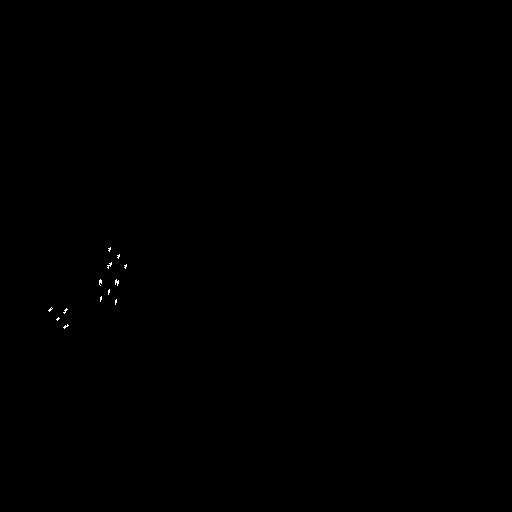
#> input picture XDU1_mask.png, 512 x 512 px
$ python -i dense_objects_detection.py   (imports and definitions only)
#> lines starting #> are read from the running program, lines starting #| are printed output that depends on the picture; after the words box and inside, x2 and y2 are one past the last pixel; in counts of white or black regions, pixels touching at a corner belong together
#> further down, picture is the input picture: shape (512, 512, 3); 0.05% white in thin lines or dots, all inside (x1, y1, x2, y2) = (48, 247, 127, 329)
import xml.etree.cElementTree as ET
import os
import os.path as osp
import copy
from typing import List, Tuple
import cv2
import numpy as np
import matplotlib.pyplot as plt
from skimage import io, color, filters, measure
from scipy.ndimage import gaussian_laplace


# [79 lines left out: functions extract_target_bbox, dense_objects_detection, not called in this run]


def blob_detection(roi_image: np.ndarray,
                   method: str = 'DOG',
                   show: bool = True) -> List[Tuple[int, int, int, int]]:
    """
    blob_detection 斑点检测算法，即从给定的目标区域检测出所有物体（称为斑点）的相对坐标（相对于原始图像来讲）,显示图像

    Args:
        roi_image (np.ndarray): 目标区域
        method (str, optional): 斑点检测算法,只支持两种算法，即'DOG'和'LOG'. Defaults to 'DOG'.
        show (str) : 是否可视化提取目标的图像. Defaults to False.

    Raises:
        ValueError: 只支持两种算法，即'DOG'和'LOG', 输入其他方法字符串，则抛出异常

    Returns:
        List[Tuple[int, int, int, int]]: 目标区域中所有单个小目标的相对坐标（相对于原始图像来讲）
            bbox format:[(xmin1, ymin1, xmax1, ymax1),(xmin2, ymin2, xmax2, ymax2),...]
    """
#> called with method = 'DOG', show = True

    # 图像如果不是灰度图像，将其转换为灰度图像
    if len(roi_image.shape) > 2:
        gray_image = color.rgb2gray(roi_image)
    else:
        gray_image = roi_image
    if method == 'LOG':
        # 使用Laplacian of Gaussian (LoG) 方法
        edges = gaussian_laplace(gray_image, sigma=1)
        # 标记连通组件并获取边界框
        label_image, num_labels = measure.label(
            edges > 0, connectivity=2, return_num=True)
        regions = measure.regionprops(label_image)
        # 保存目标坐标到列表中
        object_relative_coordinates = [(region.bbox[1], region.bbox[0], region.bbox[3],
                                        region.bbox[2]) for region in regions]
        pass
    elif method == 'DOG':
        # 使用Difference of Gaussian (DoG) 方法
        edges = filters.difference_of_gaussians(
            gray_image, low_sigma=1, high_sigma=3)
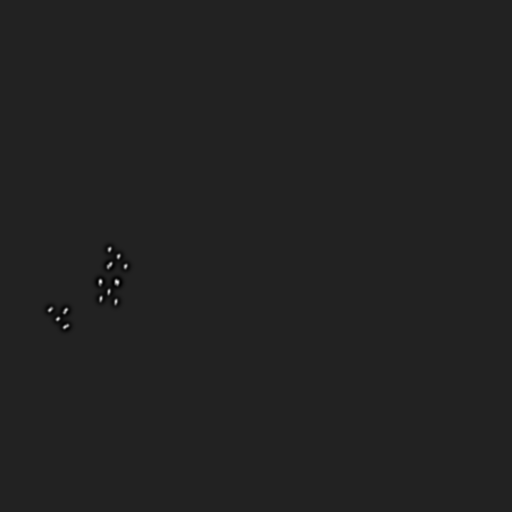
#> edges: shape (512, 512) float64; min -0.0975, max 0.622, mean -1.45e-20; drawn with min black and max white
        # 标记连通组件并获取边界框
        label_image, num_labels = measure.label(
            edges > 0, connectivity=2, return_num=True)
#> label_image: shape (512, 512) int32; 14 distinct labels, from 0 to 13
#> num_labels = 13
        regions = measure.regionprops(label_image)
#> regions = 13 regions; largest, box (x1, y1, x2, y2) and area: (106, 261, 113, 270) 38, (114, 279, 120, 287) 38, (62, 323, 70, 330) 33, (98, 278, 103, 287) 32, (47, 306, 54, 313) 31
        # 保存目标坐标到列表中
        object_relative_coordinates = [(region.bbox[1], region.bbox[0], region.bbox[3],
                                        region.bbox[2]) for region in regions]
#> object_relative_coordinates = 13 items, first 6: (107, 246, 112, 253), (116, 253, 121, 260), (106, 261, 113, 270), (123, 263, 128, 270), (98, 278, 103, 287), (114, 279, 120, 287)
    else:
        raise ValueError("method only supports 'DOG' and 'LOG'!")
    # 可视化
    if show:
        # 显示原始图像、灰度图像以及处理后的图像和边界框
        fig, axes = plt.subplots(1, 3, figsize=(15, 5))
        axes[0].imshow(roi_image)
        axes[0].set_title('Original Image')
        axes[0].axis('off')

        axes[1].imshow(gray_image, cmap='gray')
        axes[1].set_title('Grayscale Image')
        axes[1].axis('off')

        axes[2].imshow(edges, cmap='gray')
        axes[2].set_title('Edges using '+method)
        for region in regions:
            min_row, min_col, max_row, max_col = region.bbox
            rect = plt.Rectangle((min_col, min_row), max_col - min_col, max_row - min_row,
                                 fill=False, edgecolor='red', linewidth=1)
            axes[2].add_patch(rect)
#> this loop made 13 passes
#> (min_row, min_col, max_row, max_col) on passes 1 to 12: (246, 107, 253, 112), (253, 116, 260, 121), (261, 106, 270, 113), (263, 123, 270, 128), (278, 98, 287, 103), (279, 114, 287, 120), (288, 107, 296, 111), (295, 99, 303, 103), (298, 114, 306, 118), (306, 47, 313, 54), (307, 62, 315, 69), (316, 55, 322, 61)
        axes[2].axis('off')

        plt.tight_layout()
        plt.show(block=False)  # 设置为非阻塞模式
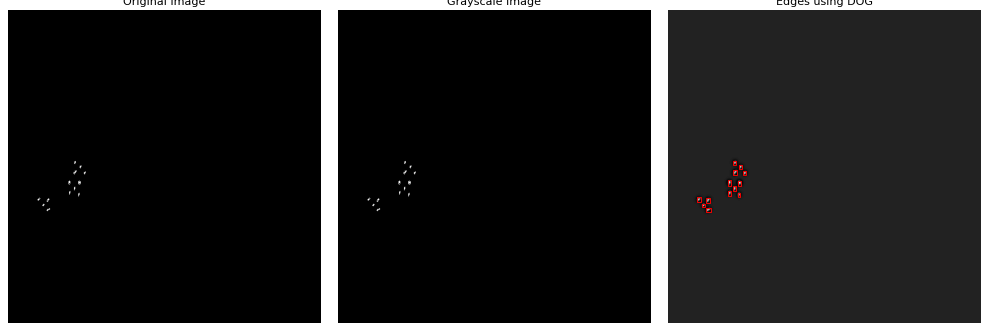
#> figure drawn by matplotlib, 3 panels

        # 设置定时器，延时2秒后关闭窗口
        plt.pause(5)
        plt.close()

    # 返回提取的目标坐标列表
    return object_relative_coordinates


# [6 lines not run here, left out]

>>> import cv2
>>> picture = cv2.cvtColor(cv2.imread('../../XDU1_mask.png'), cv2.COLOR_BGR2RGB)
>>> result = blob_detection(picture)
#> result has the same summary as object_relative_coordinates in blob_detection
